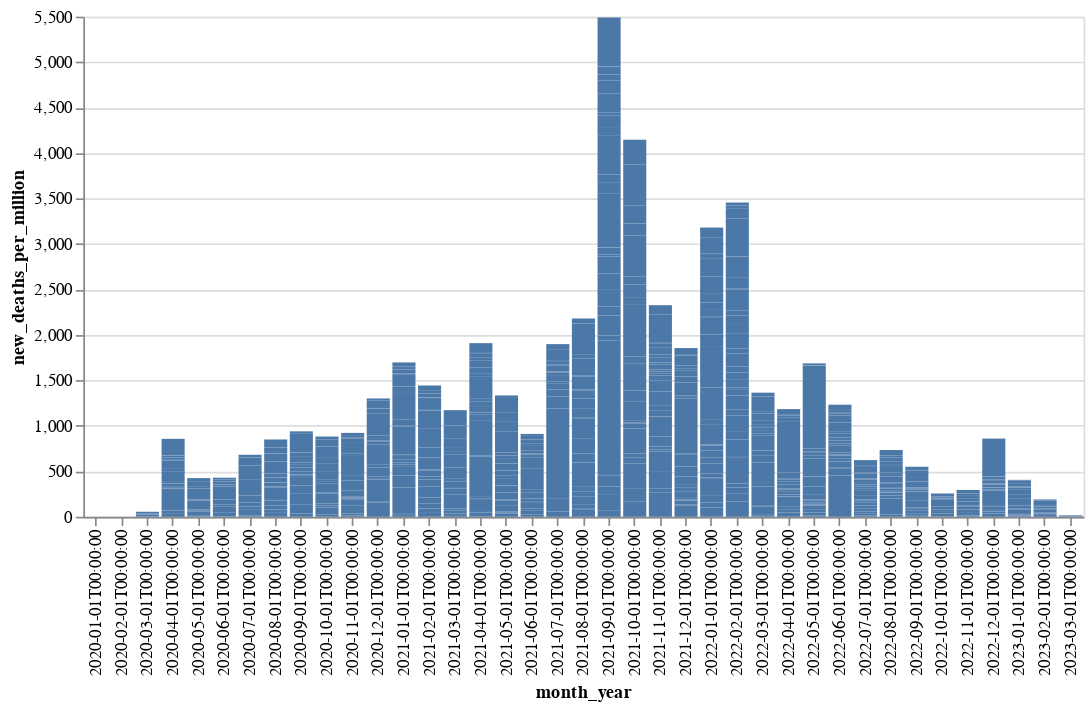

The cell this chart's notebook holds for it:
### Markdown cell above
Let's represent the progression of new_deaths_per million: there a decreasing trend towards later dates.

### Code cell
base = alt.Chart(data_grouped).encode(x='month_year:O')

bar = base.mark_bar().encode(y='new_deaths_per_million:Q')
(bar).properties(width=600)

### Figure 1 — Vega-Lite specification as saved in the notebook (floating-point values rounded to 4 significant figures; data arrays with more than 128 entries replaced by an {"elided": "..."} marker saying what was removed)
{"config": {"view": {"continuousWidth": 400, "continuousHeight": 300}}, "data": {"name": "data-6d5a91fd98b8af167d93f0d691449ad4"}, "mark": "bar", "encoding": {"x": {"field": "month_year", "type": "ordinal"}, "y": {"field": "new_deaths_per_million", "type": "quantitative"}}, "width": 600, "$schema": "https://vega.github.io/schema/vega-lite/v4.17.0.json", "datasets": {"data-6d5a91fd98b8af167d93f0d691449ad4": {"elided": "1341 records"}}}
